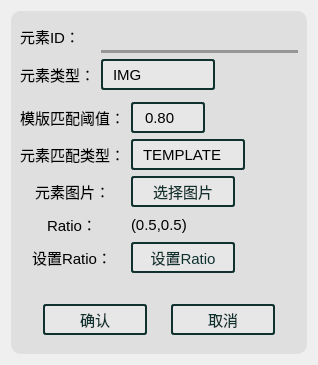
<?xml version="1.0" encoding="UTF-8"?>
<ui version="4.0">
 <class>NewElement</class>
 <widget class="QDialog" name="NewElement">
  <property name="geometry">
   <rect>
    <x>0</x>
    <y>0</y>
    <width>318</width>
    <height>365</height>
   </rect>
  </property>
  <property name="windowTitle">
   <string>新建元素</string>
  </property>
  <property name="styleSheet">
   <string notr="true">font-family:&quot;Consolas&quot;,&quot;黑体&quot;;
font-size:11pt;</string>
  </property>
  <layout class="QVBoxLayout" name="verticalLayout_2">
   <item>
    <widget class="QWidget" name="element_info_form" native="true">
     <property name="styleSheet">
      <string notr="true">QWidget {
                background-color: #dfdfdf;  /* 背景颜色 */
border-radius:10px;
            }

/* 1. 未选中（默认）状态的下边框 */
QLineEdit {
                /* 清除默认边框，只保留下边框 */
				font-size:11pt;
                border: none;
                border-bottom: 3px solid #969696;  /* 灰色下边框 */
                padding: 5px 0;  /* 上下下内边距，避免文字紧贴紧贴边框 */
				border-radius:0px;
                background: transparent;  /* 背景透明，只显示下边框 */
            }
            
            /* 2. 选中（获得焦点点）状态的下边框 */
QLineEdit:focus {
                border-bottom: 4px solid #39C5BB;  /* 蓝色下边框（突出显示） */
                outline: none;  /* 去除系统默认的聚焦外边框 */
            }
            
            /* 3. 鼠标略过（悬停）状态的下边框 */
QLineEdit:hover {
                border-bottom: 4px solid #39C5BB;  /* 深灰色下边框（中间状态） */
            }
/* QComboBox 样式 */
QComboBox {
    border: 2px solid #0f322f;  /* 边框颜色与CheckBox保持一致 */
    border-radius: 3px;
    padding: 5px 0px 5px 10px;  /* 右侧预留空间给自定义箭头 */
    background-color: #e7e7e7;
	max-height: 17px;
    min-height: 15px;
	max-width:100px;
}

/* 隐藏QComboBox默认下拉按钮 */
QComboBox::drop-down {
    border: none;  /* 去除默认按钮边框 */

}

/* 自定义下拉箭头（使用三角形字符模拟） */
QComboBox::down-arrow {
    image: none;  /* 去除默认箭头 */
}

QComboBox::down-arrow:on {
    image: none;  /* 下拉状态也不显示默认箭头 */
}

/* 下拉列表样式 */
QComboBox QAbstractItemView {
    border: 2px solid #b5b5b5;
    border-radius: 3px;
    background-color: #e7e7e7;
    padding: 5px;
    selection-background-color: #39C5BB;  /* 选中项背景色 */
    selection-color: #000000;
}

/* 悬停和选中状态 */
QComboBox:hover {
    border-color: #39C5BB;
}

QComboBox:focus {
    border-color: #39C5BB;
    outline: none;
}

/* QSpinBox 样式 */
QSpinBox {
    border: 2px solid #0f322f;
    border-radius: 3px;
    padding: 5px 10px 5px 10px;  /* 右侧预留空间给自定义按钮 */
    background-color: #e7e7e7;
	max-height: 17px;
    min-height: 15px;
	max-width:40px;
}

/* 隐藏QSpinBox默认上下按钮 */
QSpinBox::up-button, QSpinBox::down-button {
    border: none;
    width: 0;  /* 隐藏默认按钮 */
    height: 0;
}



/* 悬停和选中状态 */
QSpinBox:hover {
    border-color: #39C5BB;
}

QSpinBox:focus {
    border-color: #39C5BB;
    outline: none;
}

/* 解决QSpinBox编辑区域与整体样式冲突 */
QSpinBox::edit-focus {
    background-color: transparent;
    border: none;
    outline: none;
}
/* QSpinBox 样式 */
QDoubleSpinBox {
    border: 2px solid #0f322f;
    border-radius: 3px;
    padding: 5px 10px 5px 10px;  /* 右侧预留空间给自定义按钮 */
    background-color: #e7e7e7;
	max-height: 17px;
    min-height: 15px;
	max-width:50px;
}

/* 隐藏QSpinBox默认上下按钮 */
QDoubleSpinBox::up-button, QDoubleSpinBox::down-button {
    border: none;
    width: 0;  /* 隐藏默认按钮 */
    height: 0;
}



/* 悬停和选中状态 */
QDoubleSpinBox:hover {
    border-color: #39C5BB;
}

QDoubleSpinBox:focus {
    border-color: #39C5BB;
    outline: none;
}

/* 解决QSpinBox编辑区域与整体样式冲突 */
QDoubleSpinBox::edit-focus {
    background-color: transparent;
    border: none;
    outline: none;
}

QPushButton{
min-height: 20px;
max-width:100px;
border: 2px solid #0f322f;  /* 2px宽的深灰色实线边框 */
background-color: #e7e7e7;
border-radius:3px;
outline:none;
color:#0f322f;
padding-top:2px;
padding-bottom:2px;
}
QPushButton::hover {
border: 2px solid #39C5BB;  /* 2px宽的深灰色实线边框 */
outline:none;
color:#39C5BB;
}
</string>
     </property>
     <layout class="QVBoxLayout" name="verticalLayout" stretch="0,1,0">
      <item>
       <layout class="QFormLayout" name="formLayout">
        <item row="0" column="0">
         <widget class="QLabel" name="element_id_Label">
          <property name="text">
           <string>元素ID：</string>
          </property>
         </widget>
        </item>
        <item row="0" column="1">
         <widget class="QLineEdit" name="element_id_LineEdit"/>
        </item>
        <item row="1" column="0">
         <widget class="QLabel" name="element_type_Label">
          <property name="text">
           <string>元素类型：</string>
          </property>
         </widget>
        </item>
        <item row="1" column="1">
         <widget class="QComboBox" name="element_type_ComboBox">
          <item>
           <property name="text">
            <string>IMG</string>
           </property>
          </item>
          <item>
           <property name="text">
            <string>COORDINATE</string>
           </property>
          </item>
         </widget>
        </item>
        <item row="2" column="1">
         <widget class="QWidget" name="element_image_Widget" native="true">
          <layout class="QVBoxLayout" name="verticalLayout_3">
           <property name="spacing">
            <number>0</number>
           </property>
           <property name="leftMargin">
            <number>0</number>
           </property>
           <property name="topMargin">
            <number>0</number>
           </property>
           <property name="rightMargin">
            <number>0</number>
           </property>
           <property name="bottomMargin">
            <number>0</number>
           </property>
          </layout>
         </widget>
        </item>
       </layout>
      </item>
      <item>
       <widget class="QStackedWidget" name="stackedWidget">
        <property name="currentIndex">
         <number>0</number>
        </property>
        <widget class="QWidget" name="IMG_element_form">
         <layout class="QVBoxLayout" name="verticalLayout_5">
          <property name="leftMargin">
           <number>0</number>
          </property>
          <property name="topMargin">
           <number>0</number>
          </property>
          <property name="rightMargin">
           <number>0</number>
          </property>
          <property name="bottomMargin">
           <number>0</number>
          </property>
          <item>
           <layout class="QFormLayout" name="formLayout_2">
            <property name="labelAlignment">
             <set>Qt::AlignmentFlag::AlignCenter</set>
            </property>
            <property name="formAlignment">
             <set>Qt::AlignmentFlag::AlignHCenter|Qt::AlignmentFlag::AlignTop</set>
            </property>
            <item row="0" column="0">
             <widget class="QLabel" name="element_threshold_Label_2">
              <property name="text">
               <string>模版匹配阈值：</string>
              </property>
             </widget>
            </item>
            <item row="0" column="1">
             <widget class="QDoubleSpinBox" name="element_threshold_DoubleSpinBox_2">
              <property name="maximum">
               <double>1.000000000000000</double>
              </property>
              <property name="singleStep">
               <double>0.010000000000000</double>
              </property>
              <property name="value">
               <double>0.800000000000000</double>
              </property>
             </widget>
            </item>
            <item row="1" column="0">
             <widget class="QLabel" name="element_match_type_Label_2">
              <property name="text">
               <string>元素匹配类型：</string>
              </property>
             </widget>
            </item>
            <item row="1" column="1">
             <widget class="QComboBox" name="element_match_type_ComboBox_2">
              <item>
               <property name="text">
                <string>TEMPLATE</string>
               </property>
              </item>
              <item>
               <property name="text">
                <string>SIFT</string>
               </property>
              </item>
             </widget>
            </item>
            <item row="2" column="0">
             <widget class="QLabel" name="element_image_Label_2">
              <property name="text">
               <string>元素图片：</string>
              </property>
             </widget>
            </item>
            <item row="2" column="1">
             <widget class="QPushButton" name="set_img_btn">
              <property name="text">
               <string>选择图片</string>
              </property>
             </widget>
            </item>
            <item row="3" column="0">
             <widget class="QLabel" name="element_ratio_Label">
              <property name="text">
               <string>Ratio：</string>
              </property>
             </widget>
            </item>
            <item row="3" column="1">
             <widget class="QWidget" name="element_ratio_Widget" native="true">
              <layout class="QVBoxLayout" name="verticalLayout_4">
               <property name="leftMargin">
                <number>0</number>
               </property>
               <property name="topMargin">
                <number>0</number>
               </property>
               <property name="rightMargin">
                <number>0</number>
               </property>
               <property name="bottomMargin">
                <number>0</number>
               </property>
               <item>
                <widget class="QLabel" name="element_ratio">
                 <property name="text">
                  <string>(0.5,0.5)</string>
                 </property>
                </widget>
               </item>
              </layout>
             </widget>
            </item>
            <item row="4" column="0">
             <widget class="QLabel" name="ratioLabel">
              <property name="text">
               <string>设置Ratio：</string>
              </property>
             </widget>
            </item>
            <item row="4" column="1">
             <widget class="QWidget" name="ratioWidget" native="true">
              <layout class="QVBoxLayout" name="verticalLayout_6">
               <property name="leftMargin">
                <number>0</number>
               </property>
               <property name="topMargin">
                <number>0</number>
               </property>
               <property name="rightMargin">
                <number>0</number>
               </property>
               <property name="bottomMargin">
                <number>0</number>
               </property>
               <item>
                <widget class="QPushButton" name="set_ratio_btn">
                 <property name="text">
                  <string>设置Ratio</string>
                 </property>
                </widget>
               </item>
              </layout>
             </widget>
            </item>
           </layout>
          </item>
         </layout>
        </widget>
        <widget class="QWidget" name="COORDINATE_element_form">
         <layout class="QVBoxLayout" name="verticalLayout_11">
          <property name="leftMargin">
           <number>0</number>
          </property>
          <property name="topMargin">
           <number>0</number>
          </property>
          <property name="rightMargin">
           <number>0</number>
          </property>
          <property name="bottomMargin">
           <number>0</number>
          </property>
          <item>
           <layout class="QFormLayout" name="formLayout_6">
            <property name="rowWrapPolicy">
             <enum>QFormLayout::RowWrapPolicy::DontWrapRows</enum>
            </property>
            <property name="labelAlignment">
             <set>Qt::AlignmentFlag::AlignCenter</set>
            </property>
            <property name="formAlignment">
             <set>Qt::AlignmentFlag::AlignCenter</set>
            </property>
            <property name="horizontalSpacing">
             <number>6</number>
            </property>
           </layout>
          </item>
         </layout>
        </widget>
       </widget>
      </item>
      <item>
       <layout class="QHBoxLayout" name="horizontalLayout_2">
        <property name="leftMargin">
         <number>5</number>
        </property>
        <property name="topMargin">
         <number>10</number>
        </property>
        <property name="rightMargin">
         <number>5</number>
        </property>
        <property name="bottomMargin">
         <number>10</number>
        </property>
        <item>
         <widget class="QPushButton" name="confirm">
          <property name="text">
           <string>确认</string>
          </property>
         </widget>
        </item>
        <item>
         <widget class="QPushButton" name="cancel">
          <property name="text">
           <string>取消</string>
          </property>
         </widget>
        </item>
       </layout>
      </item>
     </layout>
    </widget>
   </item>
  </layout>
 </widget>
 <resources/>
 <connections>
  <connection>
   <sender>element_type_ComboBox</sender>
   <signal>currentIndexChanged(int)</signal>
   <receiver>stackedWidget</receiver>
   <slot>setCurrentIndex(int)</slot>
   <hints>
    <hint type="sourcelabel">
     <x>192</x>
     <y>75</y>
    </hint>
    <hint type="destinationlabel">
     <x>299</x>
     <y>292</y>
    </hint>
   </hints>
  </connection>
 </connections>
</ui>
